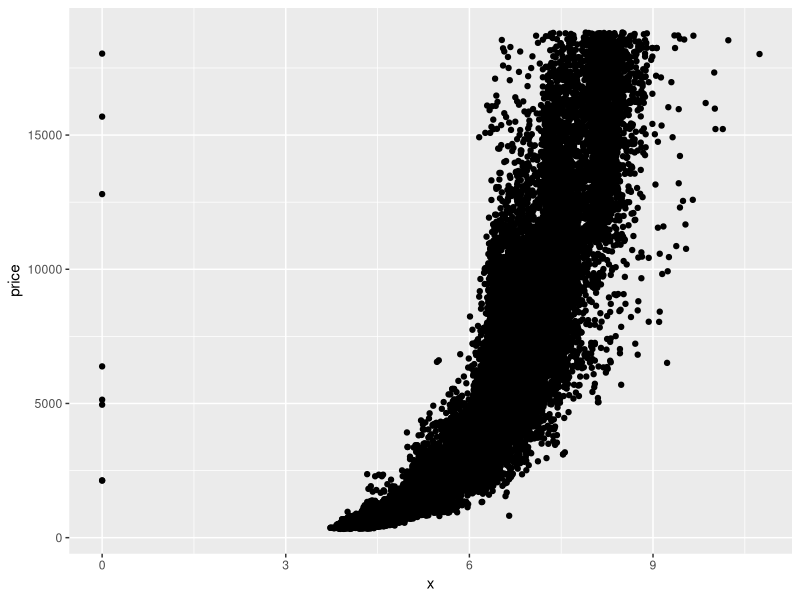

Source code (R):
## ---- chunk 1
install.packages('ggplot2')
library(ggplot2)

data("diamonds")
df <- diamonds
str(df)
## ---- chunk 2
ggplot(data = df, aes(x = x, y = price) ) + 
  geom_point() 
## ---- chunk 3
x <- df$x
y <- df$y
z <- df$z
price <- df$price

cor.test(x,price,method = c("pearson"))
